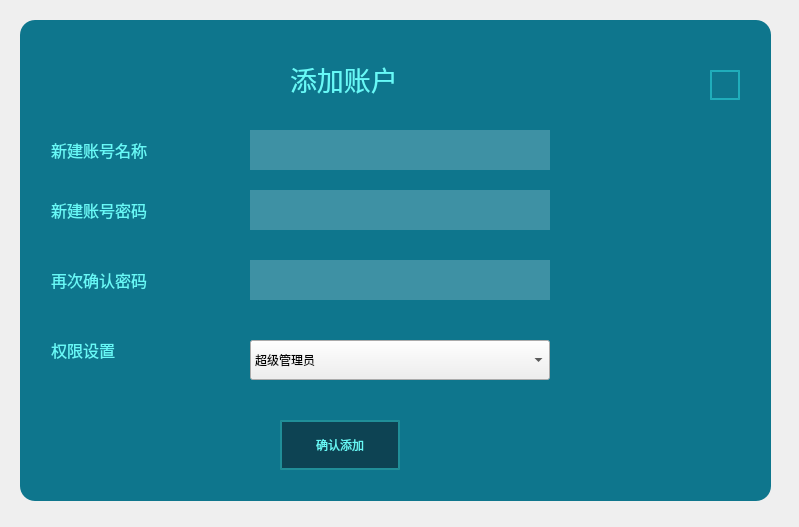
<?xml version="1.0" encoding="UTF-8"?>
<ui version="4.0">
 <class>add_new_account</class>
 <widget class="QDialog" name="add_new_account">
  <property name="geometry">
   <rect>
    <x>0</x>
    <y>0</y>
    <width>799</width>
    <height>527</height>
   </rect>
  </property>
  <property name="windowTitle">
   <string>Dialog</string>
  </property>
  <property name="styleSheet">
   <string notr="true">

QGroupBox{
	background-color: rgba(16, 57, 70, 1);
	border: 0px solid rgb(111, 255, 255);
	margin-top:3.3ex;
	color: rgba(102, 249, 247, 1);
	font: 12pt &quot;微软雅黑&quot;;
}

QGroupBox::title{
	subcontrol-origin: margin;
	subcontrol-position: top center;
	background-color: rgba(19, 67, 79, 1);
	padding: 7 10000px;
}

QLineEdit{
	background-color: rgba(255, 255, 255,0.2);
	border-width:0;
	border-style:outset;
	color: rgba(102, 249, 247, 1);
	font: 12pt &quot;微软雅黑&quot;;
}

QLabel{
	color: rgba(102, 249, 247, 1);
	font: 12pt &quot;微软雅黑&quot;;
}

QRadioButton{
	color: rgba(102, 249, 247, 1);
	font: 12pt &quot;微软雅黑&quot;;
}

QRadioButton::indicator{
	border-color: rgba(255, 255, 255,0);
	background:transparent;
}


QRadioButton::indicator:checked{
	border-image:url(:/widget/images/green.png)
}

QRadioButton::indicator:unchecked{
	border-image:url(:/widget/images/unchecked.png)
}

QPushButton{
	border: 2px solid rgba(61, 255, 255,0.4);
	background-color: rgba(12, 34, 45, 0.6);
	font: 12pt &quot;微软雅黑&quot;;
	color: rgba(102, 249, 247, 1);
	text-align：center;
}

QPushButton::disabled{
	border: 0px;
	color: rgba(102, 249, 247, 0.3);
	text-align：center;
}

QPushButton::pressed{
	border: 2px solid rgba(61, 255, 255,0.8);
	background-color: rgba(12, 34, 45, 1);
	font: 12pt &quot;微软雅黑&quot;;
}

QPushButton::hover{
	border: 2.5px solid rgba(61, 255, 255,0.8);
	background-color: rgba(12, 34, 45, 0.6);
	font: 75 12pt &quot;微软雅黑&quot;;
}

QDoubleSpinBox{
	border: 0px solid rgba(61, 255, 255,0.4);
	background-color: rgba(255, 255, 255, 0.2);
	font: 12pt &quot;Times New Roman&quot;;
	color: rgba(102, 249, 247, 1);
	text-align：center;
	padding-left:10px;
}</string>
  </property>
  <widget class="QGroupBox" name="groupBox">
   <property name="geometry">
    <rect>
     <x>20</x>
     <y>20</y>
     <width>751</width>
     <height>481</height>
    </rect>
   </property>
   <property name="styleSheet">
    <string notr="true">QGroupBox#groupBox
{
background-color: rgb(14, 118, 141);
border-radius: 15px; 
}</string>
   </property>
   <property name="title">
    <string/>
   </property>
   <widget class="QLabel" name="label_warning_2">
    <property name="geometry">
     <rect>
      <x>540</x>
      <y>110</y>
      <width>200</width>
      <height>40</height>
     </rect>
    </property>
    <property name="minimumSize">
     <size>
      <width>200</width>
      <height>40</height>
     </size>
    </property>
    <property name="font">
     <font>
      <family>微软雅黑</family>
      <pointsize>12</pointsize>
      <weight>50</weight>
      <italic>false</italic>
      <bold>false</bold>
     </font>
    </property>
    <property name="styleSheet">
     <string notr="true">color: rgb(255, 0, 0);</string>
    </property>
    <property name="text">
     <string/>
    </property>
   </widget>
   <widget class="QLabel" name="label_2">
    <property name="geometry">
     <rect>
      <x>31</x>
      <y>240</y>
      <width>141</width>
      <height>40</height>
     </rect>
    </property>
    <property name="minimumSize">
     <size>
      <width>0</width>
      <height>40</height>
     </size>
    </property>
    <property name="maximumSize">
     <size>
      <width>16777215</width>
      <height>40</height>
     </size>
    </property>
    <property name="font">
     <font>
      <family>微软雅黑</family>
      <pointsize>12</pointsize>
      <weight>50</weight>
      <italic>false</italic>
      <bold>false</bold>
     </font>
    </property>
    <property name="styleSheet">
     <string notr="true"/>
    </property>
    <property name="text">
     <string>再次确认密码</string>
    </property>
   </widget>
   <widget class="QLabel" name="label_6">
    <property name="geometry">
     <rect>
      <x>31</x>
      <y>310</y>
      <width>141</width>
      <height>40</height>
     </rect>
    </property>
    <property name="minimumSize">
     <size>
      <width>0</width>
      <height>40</height>
     </size>
    </property>
    <property name="maximumSize">
     <size>
      <width>16777215</width>
      <height>40</height>
     </size>
    </property>
    <property name="font">
     <font>
      <family>微软雅黑</family>
      <pointsize>12</pointsize>
      <weight>50</weight>
      <italic>false</italic>
      <bold>false</bold>
     </font>
    </property>
    <property name="styleSheet">
     <string notr="true"/>
    </property>
    <property name="text">
     <string>权限设置</string>
    </property>
   </widget>
   <widget class="QPushButton" name="btn_add">
    <property name="geometry">
     <rect>
      <x>260</x>
      <y>400</y>
      <width>120</width>
      <height>50</height>
     </rect>
    </property>
    <property name="minimumSize">
     <size>
      <width>120</width>
      <height>50</height>
     </size>
    </property>
    <property name="maximumSize">
     <size>
      <width>120</width>
      <height>16777215</height>
     </size>
    </property>
    <property name="styleSheet">
     <string notr="true"/>
    </property>
    <property name="text">
     <string>确认添加</string>
    </property>
   </widget>
   <widget class="QLineEdit" name="lineEdit_account_name">
    <property name="geometry">
     <rect>
      <x>230</x>
      <y>110</y>
      <width>300</width>
      <height>40</height>
     </rect>
    </property>
    <property name="minimumSize">
     <size>
      <width>300</width>
      <height>40</height>
     </size>
    </property>
    <property name="maximumSize">
     <size>
      <width>16777215</width>
      <height>40</height>
     </size>
    </property>
    <property name="styleSheet">
     <string notr="true"/>
    </property>
   </widget>
   <widget class="QLineEdit" name="lineEdit_account_psd_1">
    <property name="geometry">
     <rect>
      <x>230</x>
      <y>170</y>
      <width>300</width>
      <height>40</height>
     </rect>
    </property>
    <property name="minimumSize">
     <size>
      <width>300</width>
      <height>40</height>
     </size>
    </property>
    <property name="maximumSize">
     <size>
      <width>16777215</width>
      <height>40</height>
     </size>
    </property>
    <property name="styleSheet">
     <string notr="true"/>
    </property>
   </widget>
   <widget class="QLineEdit" name="lineEdit_account_psd_2">
    <property name="geometry">
     <rect>
      <x>230</x>
      <y>240</y>
      <width>300</width>
      <height>40</height>
     </rect>
    </property>
    <property name="minimumSize">
     <size>
      <width>300</width>
      <height>40</height>
     </size>
    </property>
    <property name="maximumSize">
     <size>
      <width>16777215</width>
      <height>40</height>
     </size>
    </property>
    <property name="styleSheet">
     <string notr="true"/>
    </property>
   </widget>
   <widget class="QLabel" name="label_3">
    <property name="geometry">
     <rect>
      <x>31</x>
      <y>170</y>
      <width>141</width>
      <height>40</height>
     </rect>
    </property>
    <property name="minimumSize">
     <size>
      <width>0</width>
      <height>40</height>
     </size>
    </property>
    <property name="maximumSize">
     <size>
      <width>16777215</width>
      <height>40</height>
     </size>
    </property>
    <property name="font">
     <font>
      <family>微软雅黑</family>
      <pointsize>12</pointsize>
      <weight>50</weight>
      <italic>false</italic>
      <bold>false</bold>
     </font>
    </property>
    <property name="styleSheet">
     <string notr="true"/>
    </property>
    <property name="text">
     <string>新建账号密码</string>
    </property>
   </widget>
   <widget class="QLabel" name="label_page_name">
    <property name="geometry">
     <rect>
      <x>270</x>
      <y>30</y>
      <width>180</width>
      <height>57</height>
     </rect>
    </property>
    <property name="minimumSize">
     <size>
      <width>180</width>
      <height>0</height>
     </size>
    </property>
    <property name="maximumSize">
     <size>
      <width>180</width>
      <height>60</height>
     </size>
    </property>
    <property name="font">
     <font>
      <family>微软雅黑</family>
      <pointsize>20</pointsize>
      <weight>9</weight>
      <italic>false</italic>
      <bold>false</bold>
     </font>
    </property>
    <property name="styleSheet">
     <string notr="true">font: 75 20pt &quot;微软雅黑&quot;;</string>
    </property>
    <property name="text">
     <string>添加账户</string>
    </property>
   </widget>
   <widget class="QLabel" name="label_4">
    <property name="geometry">
     <rect>
      <x>31</x>
      <y>110</y>
      <width>141</width>
      <height>40</height>
     </rect>
    </property>
    <property name="minimumSize">
     <size>
      <width>0</width>
      <height>40</height>
     </size>
    </property>
    <property name="maximumSize">
     <size>
      <width>16777215</width>
      <height>40</height>
     </size>
    </property>
    <property name="font">
     <font>
      <family>微软雅黑</family>
      <pointsize>12</pointsize>
      <weight>50</weight>
      <italic>false</italic>
      <bold>false</bold>
     </font>
    </property>
    <property name="styleSheet">
     <string notr="true"/>
    </property>
    <property name="text">
     <string>新建账号名称</string>
    </property>
   </widget>
   <widget class="QComboBox" name="comboBox_account_limit">
    <property name="geometry">
     <rect>
      <x>230</x>
      <y>320</y>
      <width>300</width>
      <height>40</height>
     </rect>
    </property>
    <property name="minimumSize">
     <size>
      <width>108</width>
      <height>40</height>
     </size>
    </property>
    <property name="styleSheet">
     <string notr="true"/>
    </property>
    <item>
     <property name="text">
      <string>超级管理员</string>
     </property>
    </item>
    <item>
     <property name="text">
      <string>管理员</string>
     </property>
    </item>
    <item>
     <property name="text">
      <string>普通用户</string>
     </property>
    </item>
   </widget>
   <widget class="QPushButton" name="btn_close">
    <property name="geometry">
     <rect>
      <x>690</x>
      <y>50</y>
      <width>30</width>
      <height>30</height>
     </rect>
    </property>
    <property name="minimumSize">
     <size>
      <width>30</width>
      <height>30</height>
     </size>
    </property>
    <property name="maximumSize">
     <size>
      <width>30</width>
      <height>30</height>
     </size>
    </property>
    <property name="styleSheet">
     <string notr="true">border-image: url(:/widget/window_close.png);
background-color: rgba(255, 255, 255, 0);</string>
    </property>
    <property name="text">
     <string/>
    </property>
   </widget>
   <widget class="QLabel" name="label_warning">
    <property name="geometry">
     <rect>
      <x>550</x>
      <y>240</y>
      <width>200</width>
      <height>40</height>
     </rect>
    </property>
    <property name="minimumSize">
     <size>
      <width>200</width>
      <height>40</height>
     </size>
    </property>
    <property name="font">
     <font>
      <family>微软雅黑</family>
      <pointsize>12</pointsize>
      <weight>50</weight>
      <italic>false</italic>
      <bold>false</bold>
     </font>
    </property>
    <property name="styleSheet">
     <string notr="true">color: rgb(255, 0, 0);</string>
    </property>
    <property name="text">
     <string/>
    </property>
   </widget>
  </widget>
 </widget>
 <resources/>
 <connections>
  <connection>
   <sender>btn_close</sender>
   <signal>clicked()</signal>
   <receiver>add_new_account</receiver>
   <slot>close()</slot>
   <hints>
    <hint type="sourcelabel">
     <x>725</x>
     <y>45</y>
    </hint>
    <hint type="destinationlabel">
     <x>411</x>
     <y>324</y>
    </hint>
   </hints>
  </connection>
 </connections>
</ui>
